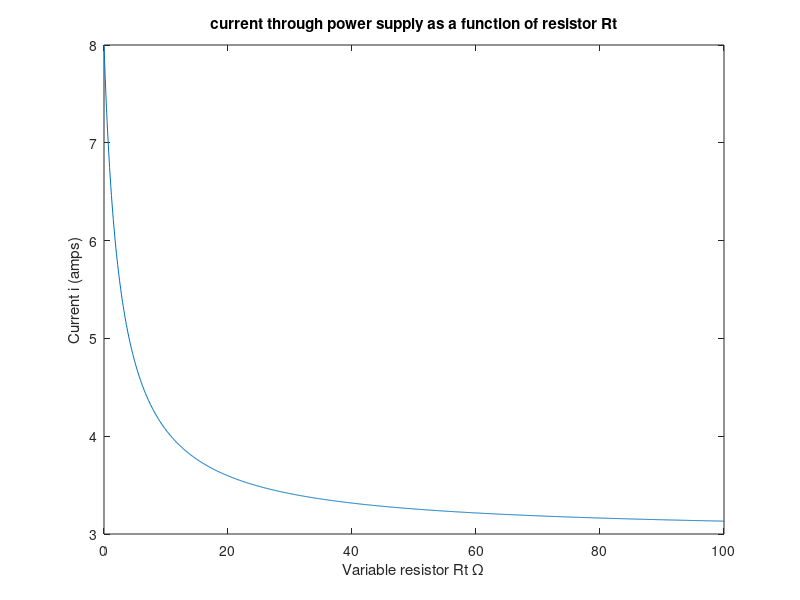

Source code (MATLAB):
%% kirchoff's rules

clear all;

r1 = 2/3;
r2 = 10;
r3 = 2;
r4 = 9;
vg = 24;
rt = linspace(0,100,1000);
istep = length(rt);


for i=1:istep
	req1 = ((2*r4*rt(i))/((2*r4)+rt(i)));
	req2 = req1 + r3;
	req3 = req2*r2/(req2 + r2);
	rtot = req3 + 2*r1;
	%A = [(1/r1+1/r2+1/r3) -1/r3 -1/r2; 1/r3 (1/r3+1/rt(i)+1/(2*r4)) (-1/rt(i)-1/(2*r4)); 1/r1 0 1/r1];
	%b = [-vg*1/r1; 0; -vg*1/r1];
	%x = A\b;
	ig(i) = vg/rtot;
	
end 

plot(rt,ig)
ylabel('Current i (amps)');
xlabel('Variable resistor Rt \Omega');
title('current through power supply as a function of resistor Rt');

%Ax = b
if 0
req1 = ((2*r4*rt(i))/((2*r4)+rt(i)));
req2 = req1 + r3;
req3 = req2*r2/(req2 + r2);
rtot = req3 + 2*r1;


	req1 = ((2*r4*rt(i))/((2*r4)+rt(i)));
	num = req1 + r3 * r2;
	denom = req1 +r3 + r2;
	req(i) = num/denom + 2*r1;
	ig(i) = vg/req(i);
	%iplot(i) = i;
end
